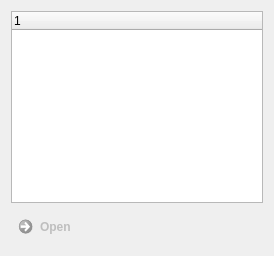
<?xml version="1.0" encoding="UTF-8"?>
<ui version="4.0">
 <class>Form</class>
 <widget class="QWidget" name="Form">
  <property name="geometry">
   <rect>
    <x>0</x>
    <y>0</y>
    <width>274</width>
    <height>256</height>
   </rect>
  </property>
  <property name="minimumSize">
   <size>
    <width>200</width>
    <height>100</height>
   </size>
  </property>
  <property name="maximumSize">
   <size>
    <width>16777215</width>
    <height>16777215</height>
   </size>
  </property>
  <property name="windowTitle">
   <string>Form</string>
  </property>
  <layout class="QVBoxLayout" name="verticalLayout">
   <item>
    <widget class="QTreeWidget" name="driveTree">
     <column>
      <property name="text">
       <string notr="true">1</string>
      </property>
     </column>
    </widget>
   </item>
   <item>
    <widget class="QCommandLinkButton" name="openButton">
     <property name="enabled">
      <bool>false</bool>
     </property>
     <property name="text">
      <string>Open</string>
     </property>
    </widget>
   </item>
  </layout>
 </widget>
 <resources/>
 <connections/>
</ui>
